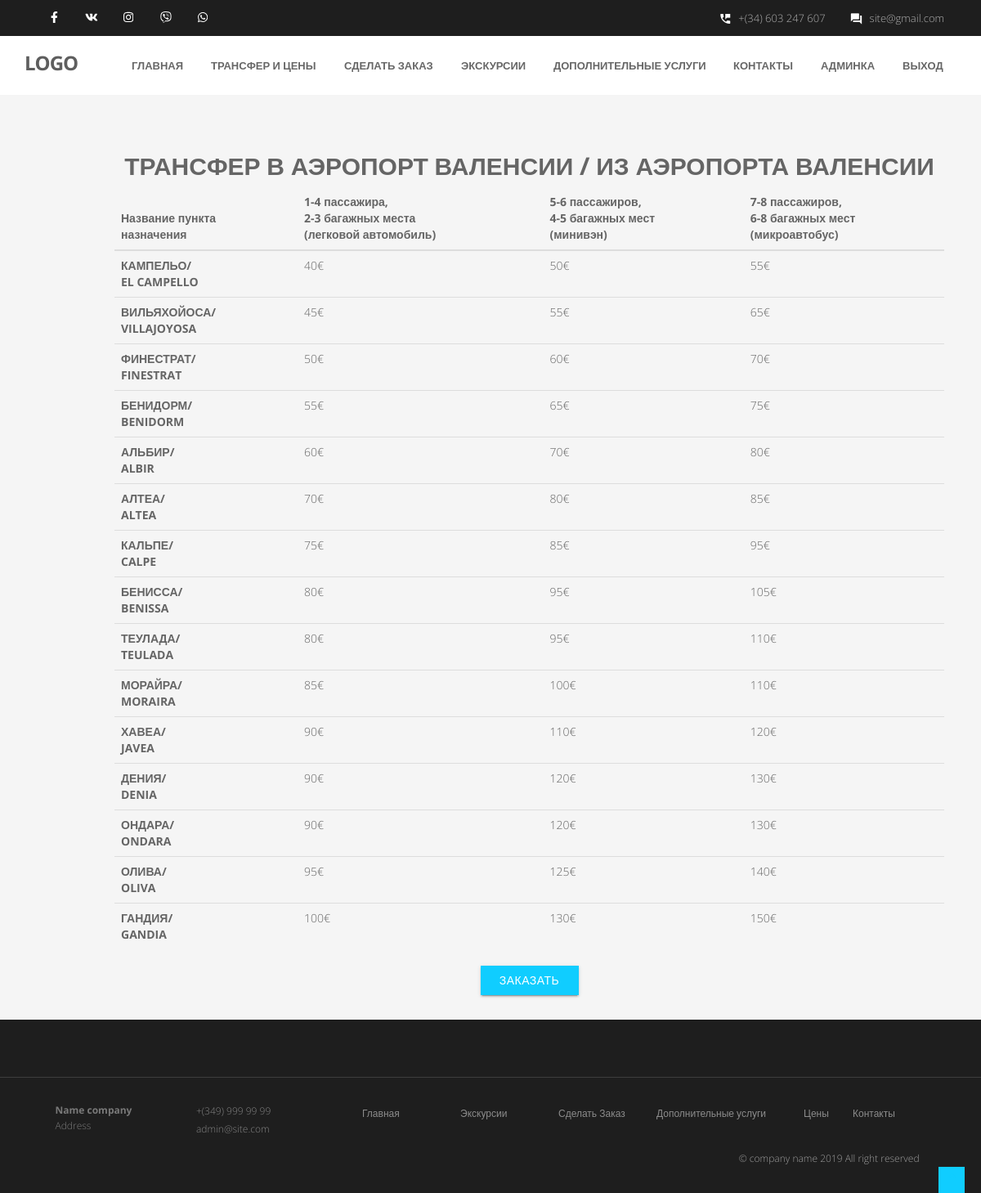
The app's page /price/alikante/ (signed in) with its own data.
### apps/pricing/models.py (models this page shows, shortened)
class TransferAlikante(models.Model):
    name = models.CharField(max_length=20)
    ispanename = models.CharField(max_length=20)
    pricelehkovoy = models.CharField(max_length=5)
    priceminiven = models.CharField(max_length=5)
    pricemikroavto = models.CharField(max_length=5)

### apps/pricing/views.py (the view)
# urls.py: path('alikante/', Alikante.as_view(), name='alikante'),
class Alikante(ListView):
    template_name = 'alikante.html'
    def get_queryset(self):
        pass
    def get_context_data(self, **kwargs):
        context = super().get_context_data(**kwargs)
        context['alikante'] = TransferAlikante.objects.filter()
        return context

### apps/pricing/templates/alikante.html (shortened to what this page needs)
{% load widget_tweaks %}
<!DOCTYPE html>
<html lang="ru">
<head>
<link rel="stylesheet" href="/static/materialize/css/materialize.min.css" media="screen,projection" />
<link href="/static/css/bootstrap.min.css" rel="stylesheet" />
<link href="/static/css/fancybox/jquery.fancybox.css" rel="stylesheet">
<link href="/static/css/flexslider.css" rel="stylesheet" />
<link href="/static/css/style.css" rel="stylesheet" />
</head>
<body>
<div id="wrapper" class="home-page">
	<header class="topbar" >
		<div class="container">
			<div class="row">
				<div class="col-sm-3" >
                    <ul class="social-network">
					<li><a class="waves-effect waves-dark" href="#"><i style="color:white;" class="fa fa-facebook"></i></a></li>
					<li><a class="waves-effect waves-dark" href="#"><i style="color:white;" class="fa fa-vk"></i></a></li>
					<li><a class="waves-effect waves-dark" href="#"><i style="color:white;" class="fa fa-instagram"></i></a></li>
					<li><a class="waves-effect waves-dark" href="viber://chat?number=+34603247607"><i style="color:white;" class="fab fa-viber"></i></a></li>
					<li><a class="waves-effect waves-dark" href="whatsapp://send?phone=+34603247607"><i style="color:white;" class="fa fa-whatsapp"></i></a></li>
				</ul>
                    </div>
				<div class="col-sm-9">
                        <div class="row">
                            <ul class="info">
                                <li><i style="color:white;" class="icon-info-blocks material-icons">question_answer</i><span>site@gmail.com</span></li>
                                <li><i style="color:white;" class="icon-info-blocks material-icons">perm_phone_msg</i><span>+(34) 603 247 607</span></li>
                            </ul>
					</div>
					</div>
			</div>
		</div>
	</header>
	<header>
        <div class="navbar navbar-default navbar-static-top">
            <div class="container">
                <div class="navbar-header">
                    <a class="navbar-brand" href="{% url 'home:home' %}">LOGO</a>
                </div>
                <div class="navbar-collapse collapse ">
                    <ul class="nav navbar-nav">
                        <li ><a class="waves-effect waves-dark" href="{% url 'home:home' %}">Главная</a></li>
                        <li><a class="waves-effect waves-dark" href="{% url 'pricing:pricing' %}">Трансфер и цены</a></li>
                        <li><a class="waves-effect waves-dark" href="{% url 'orders:orders' %}">Сделать заказ</a></li>
                        <li><a class="waves-effect waves-dark" href="{% url 'excursion:excursion' %}">Экскурсии</a></li>
						<li><a class="waves-effect waves-dark" href="{% url 'services:services' %}">Дополнительные  услуги</a></li>
                        <li><a class="waves-effect waves-dark" href="{% url 'contact:contact' %}">Контакты</a></li>
                        {% if user.is_superuser %}
                            <li><a class="waves-effect waves-dark" href="{% url 'profile:profile' %}">Админка</a></li>
                            <li><a class="waves-effect waves-dark" href="{% url 'logout' %}">Выход</a></li>
                        {% endif %}
                    </ul>
                </div>
            </div>
        </div>
	</header>
  <section id="content">
        <section id="pricing">
                        <div class="container">
                                <div class="col-md-1"></div>
                                    <div class="col-md-11">
                                        <div class="text-center">
                                            <p class="h2"><strong>ТРАНСФЕР В АЭРОПОРТ ВАЛЕНСИИ / ИЗ АЭРОПОРТА ВАЛЕНСИИ</strong></p>
                                        </div>
                                        <table  class="table table-hover">
                                                  <thead>
                                                    <tr>
                                                      <th scope="col">Название пункта <br> назначения</th>
                                                      <th scope="col">1-4 пассажира,<br>
                                                            2-3 багажных места <br> (легковой  автомобиль)
                                                        </th>
                                                      <th scope="col">5-6 пассажиров, <br>
                                                        4-5 багажных мест <br> (минивэн)
                                                        </th>
                                                      <th scope="col">7-8 пассажиров,<br>
                                                        6-8 багажных мест <br> (микроавтобус)
                                                      </th>
                                                    </tr>
                                                  </thead>
                                                  <tbody>
                                                  {% for item in alikante %}
                                                    <tr>
                                                      <th scope="row">{{ item.name }}/ <br>
                                                        {{ item.ispanename }}
                                                        </th>
                                                  <td>{{ item.pricelehkovoy }}</td>
                                                  <td>{{ item.priceminiven }}</td>
                                                  <td>{{ item.pricemikroavto }}</td>
                                                </tr>
                                      {% endfor %}
                                     </tbody>
                                    </table>
                                     <div class="text-center">
                                        <a href="{% url 'orders:orders' %}"><button class="btn btn-warning">Заказать</button></a>
                                    </div>
                                    </div>
                        </div>
        </section>
  </section>
    <footer class="our_footer">
	<div id="sub-footer">
		<div class="container">
			<div class="row">
                <div class="widget">
                    <div class="col-md-12">
                        <div class="col-md-4">
                             <div class="col-md-6">
                                <address>
                                <strong>Name company</strong><br>
                                Address
                                </address>
                             </div>
                            <div class="col-md-6">
                                <p>
                                     +(349) 999 99 99 <br>
                                     admin@site.com
                                 </p>
                            </div>
                        </div>
                        <div class="col-md-8">
                            <div class="col-md-2">
                                <ul class="link-list">
                                <li><a class="waves-effect waves-dark" href="{% url 'home:home' %}">Главная</a></li>
                                    </ul>
                            </div>
                            <div class="col-md-2">
                                <ul class="link-list">
                                <li><a class="waves-effect waves-dark" href="{% url 'excursion:excursion' %}">Экскурсии</a></li>
                                    </ul>
                            </div>
                            <div class="col-md-2">
                                <ul class="link-list">
                                <li ><a class="waves-effect waves-dark" href="{% url 'orders:orders' %}">Сделать Заказ</a></li>
                                    </ul>
                            </div>
                            <div class="col-md-3">
                                <ul class="link-list">
                                <li ><a class="waves-effect waves-dark" href="{% url 'services:services' %}">Дополнительные услуги</a></li>
                                    </ul>
                            </div>
                            <div class="col-md-1">
                                <ul class="link-list">
                                <li ><a class="waves-effect waves-dark" href="{% url 'pricing:pricing' %}">Цены</a></li>
                                    </ul>
                            </div>
                            <div class="col-md-1">
                                <ul class="link-list">
                                <li ><a class="waves-effect waves-dark" href="{% url 'contact:contact' %}">Контакты</a></li>
                                    </ul>
                            </div>
                        </div>
                </div>
				</div>
                <div class="col-lg-9"></div>
				<div class="col-lg-3">
					<div class="copyright">
						<p>
							<span>&copy; company name 2019 All right reserved</span>
						</p>
					</div>
				</div>
			</div>
		</div>
	</div>
	</footer>
    </div>
<a href="#" class="scrollup waves-effect waves-dark"><i class="fa fa-angle-up active"></i></a>
</body>
</html>

### static/css/style.css (style rules this page uses)
body { font-family:'Open Sans', Arial, sans-serif; font-weight:300; line-height:1.6em; color:#656565; font-size: 1.4em; background: #f5f5f5; }
a { color: #10cdff; text-decoration: none; }
input, button, select, textarea { border-radius: 0px !important; }
#wrapper { width:100%; margin:0; padding:0; }
.widget { color: #858585; }
.row,.row-fluid { margin-bottom:30px; }
.row .row,.row-fluid .row-fluid { margin-bottom:30px; }
.topbar { background-color: #1e1e1e; padding: 0; }
.topbar .container .row { margin: 0; padding:0; }
header .navbar { margin-bottom: 0; }
.topbar ul.info i { color: #10cdff; font-size: 16px; font-style: normal; margin-right: 8px; display: inline-block; position: relative; top: 4px; }
.topbar ul.info li { float: right; padding-left: 30px; color: #b0b0b0; font-size: 13px; line-height: 44px; }
.navbar-default { border: none; }
.navbar-brand { color: #222; text-transform: uppercase; font-size: 24px; font-weight: 700; line-height: 1em; letter-spacing: -1px; margin-top: 21px; padding: 0 0 0 15px; }
.navbar-default .navbar-brand { color: #5e5e5e;font-size: 24px;text-transform: uppercase; }
header .navbar-collapse ul.navbar-nav { float: right; margin-right: 0; }
header .navbar { min-height: 70px;padding: 18px 0;background: #ffffff; }
.home-page header .navbar-default { background: #fff; width: 100%; }
header .navbar { min-height: 62px; padding: 0; }
header .navbar-nav > li { padding-bottom: 12px; padding-top: 12px; padding: 0 !important; }
header .navbar-nav > li > a { margin-left: 2px; line-height: 40px; font-weight: 700; -webkit-transition: all .3s ease; -moz-transition: all .3s ease; -ms-transition: all .3s ease; -o-transition: all .3s ease; transition: all .3s ease; }
header ul.nav li { border:none; margin:0; }
header ul.nav li a { font-size: 13px; border:none; font-weight: 600; text-transform:uppercase; }
.navbar .nav > li > a { color: #676767; text-shadow: none; border: 1px solid rgba(255, 255, 255, 0) !important; }
#content { position:relative; padding:50px 0 0px 0; }
.btn { text-align: center;color: #FFFFFF;background: #10cdff;border-color: #10cdff;width: 120px;border-radius: 0; }
ul.link-list { margin:0; padding:0; list-style:none; }
ul.link-list li { margin:0; padding:2px 0 2px 0; list-style:none; }
footer { background: #1e1e1e; }
footer ul.link-list li a { color: #8C8C8C; }
footer { padding:50px 0 0 0; color:#f8f8f8; }
footer a { color:#fff; }
footer address { line-height:1.6em; color: #797979; }
ul.social-network { list-style:none; margin: 4px 0 0; }
ul.social-network li { display:inline; margin: 0 5px; padding: 5px 0 0; width: 32px; display: inline-block; text-align: center; height: 32px; vertical-align: baseline; }
#sub-footer { text-shadow:none; color: #dedede; padding:0; padding-top:30px; margin:20px 0 0 0; background: #1e1e1e; border-top: 1px solid #3e3e3e; }
#sub-footer p { margin:0; padding:0; }
#sub-footer span { color: #9e9e9e; }
.copyright { text-align:left; font-size:12px; }
.scrollup { position:fixed; width:32px; height:32px; bottom:0px; right:20px; background: #10cdff; }
a.scrollup { outline:0; text-align: center; }
.link-list li a { font-size: 12px; }
.widget .col-md-6 { font-size: 12px; }
.our_footer { margin-top: 30px; }

### records on screen
TransferAlikante: name "КАМПЕЛЬО", ispanename "EL CAMPELLO", pricelehkovoy "40€", priceminiven "50€", pricemikroavto "55€"
TransferAlikante: name "ВИЛЬЯХОЙОСА", ispanename "VILLAJOYOSA", pricelehkovoy "45€", priceminiven "55€", pricemikroavto "65€"
TransferAlikante: name "ФИНЕСТРАТ", ispanename "FINESTRAT", pricelehkovoy "50€", priceminiven "60€", pricemikroavto "70€"
TransferAlikante: name "БЕНИДОРМ", ispanename "BENIDORM", pricelehkovoy "55€", priceminiven "65€", pricemikroavto "75€"
TransferAlikante: name "АЛЬБИР", ispanename "ALBIR", pricelehkovoy "60€", priceminiven "70€", pricemikroavto "80€"
TransferAlikante: name "АЛТЕА", ispanename "ALTEA", pricelehkovoy "70€", priceminiven "80€", pricemikroavto "85€"
TransferAlikante: name "КАЛЬПЕ", ispanename "CALPE", pricelehkovoy "75€", priceminiven "85€", pricemikroavto "95€"
TransferAlikante: name "БЕНИССА", ispanename "BENISSA", pricelehkovoy "80€", priceminiven "95€", pricemikroavto "105€"
TransferAlikante: name "ТЕУЛАДА", ispanename "TEULADA", pricelehkovoy "80€", priceminiven "95€", pricemikroavto "110€"
TransferAlikante: name "МОРАЙРА", ispanename "MORAIRA", pricelehkovoy "85€", priceminiven "100€", pricemikroavto "110€"
TransferAlikante: name "ХАВЕА", ispanename "JAVEA", pricelehkovoy "90€", priceminiven "110€", pricemikroavto "120€"
TransferAlikante: name "ДЕНИЯ", ispanename "DENIA", pricelehkovoy "90€", priceminiven "120€", pricemikroavto "130€"
TransferAlikante: name "ОНДАРА", ispanename "ONDARA", pricelehkovoy "90€", priceminiven "120€", pricemikroavto "130€"
TransferAlikante: name "ОЛИВА", ispanename "OLIVA", pricelehkovoy "95€", priceminiven "125€", pricemikroavto "140€"
TransferAlikante: name "ГАНДИЯ", ispanename "GANDIA", pricelehkovoy "100€", priceminiven "130€", pricemikroavto "150€"
